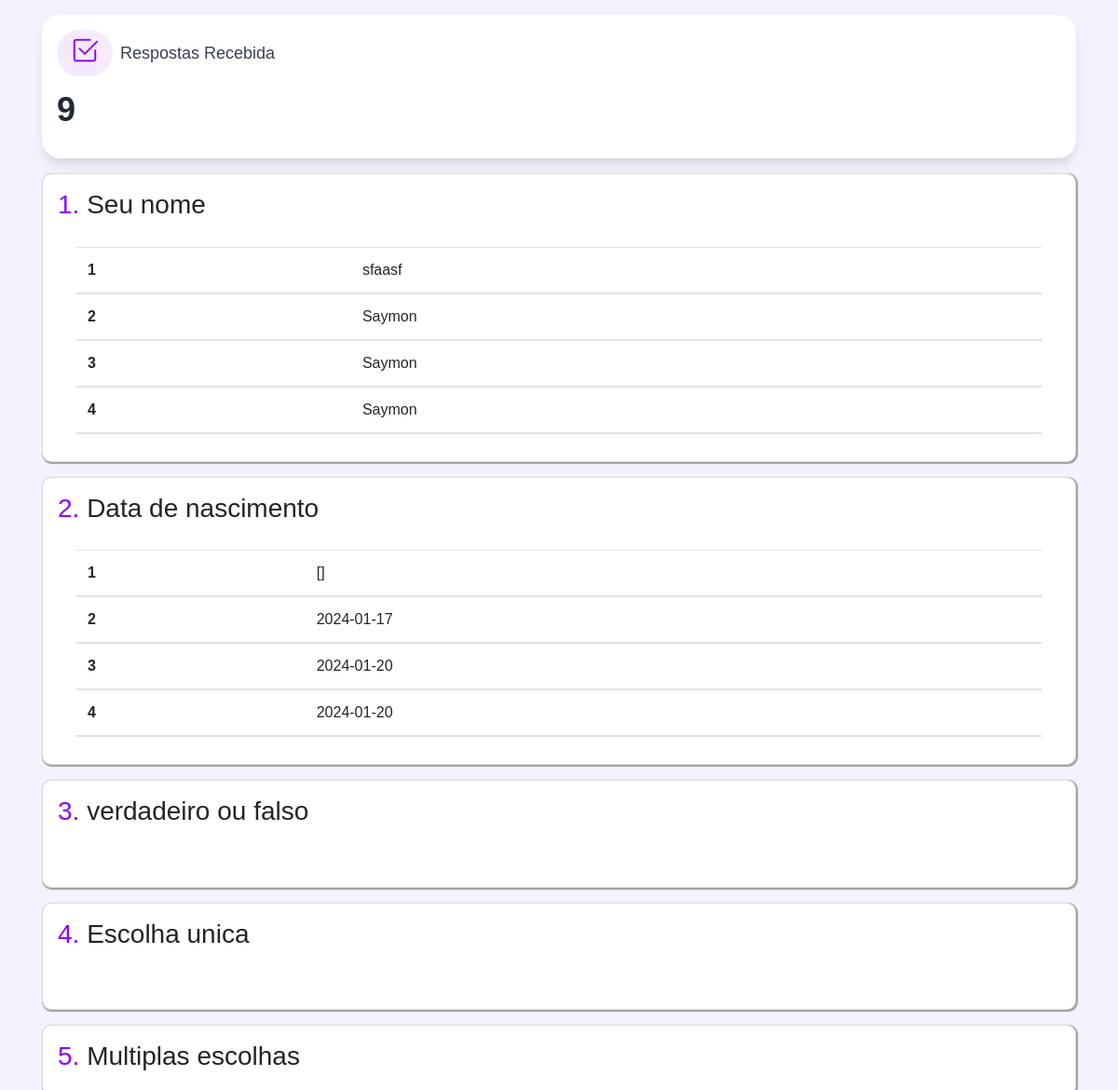
The app's page /formulario/respostas/44/ with its own data.
### formulario/models.py (models this page shows, shortened)
class Questao(models.Model):
    TIPOS_DE_QUESTAO = [
        ('escolha_unica', 'Escolha Única'),
        ('multipla_escolha', 'Escolha Múltipla'),
        ('texto', 'Texto'),
        ('true_false', 'Verdadeiro ou Falso'),
        ('data', 'Data'),
        ('numero', 'Número'),
    ]
    questao_texto = models.CharField(max_length=255)
    tipo = models.CharField(max_length=20, choices=TIPOS_DE_QUESTAO)
    formulario = models.ForeignKey(FormDinamico, on_delete=models.CASCADE)
    itens = models.JSONField(max_length=1000, blank=True, null=True)

class Resposta(models.Model):
    resposta_texto = models.CharField(max_length=255)
    questao = models.ForeignKey(Questao, on_delete=models.CASCADE)
    data_resposta = models.DateField()
    hora = models.TimeField()
    user = models.ForeignKey(User, null=True, on_delete=models.CASCADE)

### formulario/views.py (the view, shortened to what this page needs)
# urls.py: path('respostas/<int:formulario_id>/', views.dashboard_respostas_view, name='respostas'),
def dashboard_respostas_view(request, formulario_id):
    if request.method == "GET":
        questoes = Questao.objects.filter(formulario_id=formulario_id)
        resultado = Resposta.objects.filter(questao__formulario_id=formulario_id).values('questao_id').annotate(total=Count('questao_id'))
        quantidade_resposta = max(resultado.values('total'), key=lambda x: x['total'])['total']
        estatistica = {}
        estatistica['quantidade_resposta'] = quantidade_resposta
        for questao in questoes:
            questao_data = {
                'id_questao': questao.id,
                'questao_texto': questao.questao_texto,
                'questao_tipo': questao.tipo,
            }
            if questao.tipo == 'escolha_unica':
                respostas = Resposta.objects.filter(questao_id=questao.id).values('resposta_texto').annotate(total=Coalesce(Count('resposta_texto'), Value(0)))
                respostas = list(respostas)
                opcoes = {elemento: 0 for elemento in eval(questao.itens)}
                opcao_total = {'opcoes': [], 'totais': []}
                for resposta in respostas:
                    opcao_total['opcoes'].append(resposta['resposta_texto'])
                    opcao_total['totais'].append(resposta['total'])
                opcao_total.update({'questao': questao_data})
                estatistica[f'questao_{questao.id}'] = opcao_total
            if questao.tipo == 'multipla_escolha':
                opcoes = {elemento: 0 for elemento in eval(questao.itens)}
                respostas = Resposta.objects.filter(questao_id=questao.id)
                for resposta in respostas:
                    resposta = eval(resposta.resposta_texto)
                    for res_texto in resposta:
                        if res_texto in opcoes.keys():
                            opcoes[res_texto] += 1
                estatistica[f'questao_{questao.id}'] = {
                    'opcoes': list(opcoes.keys()),
                    'totais': list(opcoes.values()),
                    'questao': questao_data,
                }
            if questao.tipo == 'texto':
                respostas = Resposta.objects.filter(questao_id=questao.id)
                valor_resposta = []
                for resposta in respostas:
                    valor_resposta.append(resposta.resposta_texto)
                estatistica[f'questao_{questao.id}'] = {
                    'respostas': valor_resposta,
                    'questao': questao_data,
                }
            if questao.tipo == 'true_false':
                respostas = Resposta.objects.filter(questao_id=questao.id)
                opcoes = {'verdade': 0, 'falso': 0}
                for resposta in respostas:
                    if resposta.resposta_texto == 'falso':
                        opcoes['falso'] += 1
                    else:
                        opcoes['verdade'] += 1
                estatistica[f'questao_{questao.id}'] = {
                    'opcoes': list(opcoes.keys()),
                    'totais': list(opcoes.values()),
                    'questao': questao_data,
                }
            if questao.tipo == 'data':
                respostas = Resposta.objects.filter(questao_id=questao.id)
                valor_resposta = []
                for resposta in respostas:
                    valor_resposta.append(resposta.resposta_texto)
                estatistica[f'questao_{questao.id}'] = {
                    'respostas': valor_resposta,
                    'questao': questao_data,
                }
        print(estatistica)
        return render(request, 'respostas.html', {'questoes': estatistica})

### formulario/templates/respostas.html (shortened to what this page needs)
{% load static %}
<!DOCTYPE html>
<html lang="en">
<head>
    <link rel="stylesheet" href="https://stackpath.bootstrapcdn.com/bootstrap/4.5.2/css/bootstrap.min.css">
    <link rel="stylesheet" href="https://cdn.jsdelivr.net/npm/bootstrap-icons@1.3.0/font/bootstrap-icons.css">
    <link rel="stylesheet" href="{% static 'formulario/respostas.css' %}">
</head>
<body>
    <div class="container">
        <div class="card-info mt-3">
            <div class="title">
                <span class="icon-form"><i class="bi bi-check2-square"></i></span>
                <h4 class="title-text">
                    Respostas Recebida
                </h4>
            </div>
            <div class="data">
                <p>
                    {{ questoes.quantidade_resposta }}
                </p>
            </div>
        </div>
        {% for key, value in questoes.items %}
        {% if key != 'quantidade_resposta' %}
        <div class="card formulario mt-3 p-3">
            <h3><span class="counter">{{ forloop.counter0 }}.</span> {{value.questao.questao_texto}}</h3>
            {% if value.questao.questao_tipo == 'escolha_unica' %}
                    <div class="card-body">
                    </div>
            {% elif value.questao.questao_tipo == 'multipla_escolha' %}
                    <div class="col" style="width: 50%; margin: auto;">
                        <div id="barChart{{ key }}"></div>
                    </div>
                <script>
                    window.addEventListener('load', function() {
                        criarGraficoBarras("barChart{{ key }}", {{ value.opcoes|safe }}, {{ value.totais|safe }});
                    });
                </script>
            {% elif value.questao.questao_tipo == 'texto' %}
                    <div class="card-body"style="height: 20vh; overflow-y: auto;">
                        <table class="table">
                            {% for resposta in value.respostas %}
                                <tbody>
                                <tr>
                                    <th scope="row">{{ forloop.counter }}</th>
                                    <td>{{ resposta }}</td>
                                </tr>
                                </tbody>
                            {% endfor %}
                          </table>
                    </div>
            {% elif value.questao.questao_tipo == 'true_false' %}
                    <div class="card-body">
                    </div>
            {% elif value.questao.questao_tipo == 'data' %}
                    <div class="card-body"style="height: 20vh; overflow-y: auto;">
                        <table class="table">
                            {% for resposta in value.respostas %}
                                <tbody>
                                <tr>
                                    <th scope="row">{{ forloop.counter }}</th>
                                    <td>{{ resposta }}</td>
                                </tr>
                                </tbody>
                            {% endfor %}
                        </table>
                    </div>
            {% endif %}
        </div>
        {% endif %}
        {% endfor %}
    </div>
</body>
</html>

### templates/static/formulario/respostas.css (style rules this page uses)
body { font-family: 'Olswad', sans-serif; background-color: #F3F3FE; }
.counter { color: #8c00ff; }
.formulario { background-color: white; border-radius: 10px; box-shadow: 1px 1px 1px 1px rgb(160, 160, 160); }
.card-info { padding: 1rem; background-color: #fff; box-shadow: 0 10px 15px -3px rgba(0, 0, 0, 0.1), 0 4px 6px -2px rgba(0, 0, 0, 0.05); width: 100%; border-radius: 20px; }
.title { display: flex; align-items: center; }
.icon-form { width: 60px; background-color: #efdcff9a; border-radius: 50px; color: #8c00ff; display: flex; justify-content: center; font-size: 30px; padding-bottom: 5px; }
.title-text { margin-left: 0.5rem; color: #374151; font-size: 18px; margin-top: 10px; font-family: 'Olswad', sans-serif; }
.data { display: flex; flex-direction: column; justify-content: flex-start; }
.data p { margin-top: 1rem; margin-bottom: 1rem; color: #1F2937; font-size: 2.25rem; line-height: 2.5rem; font-weight: 700; text-align: left; }

### records on screen
Questao: questao.questao_texto "Seu nome"
Resposta: respostas "sfaasf"
Resposta: respostas "Saymon"
Resposta: respostas "Saymon"
Resposta: respostas "Saymon"
Questao: questao.questao_texto "Data de nascimento"
Resposta: respostas "[]"
Resposta: respostas "2024-01-17"
Resposta: respostas "2024-01-20"
Resposta: respostas "2024-01-20"
Questao: questao.questao_texto "verdadeiro ou falso"
Questao: questao.questao_texto "Escolha unica"
Questao: questao.questao_texto "Multiplas escolhas"

### other values on screen
{{ questoes.quantidade_resposta }} "9"
